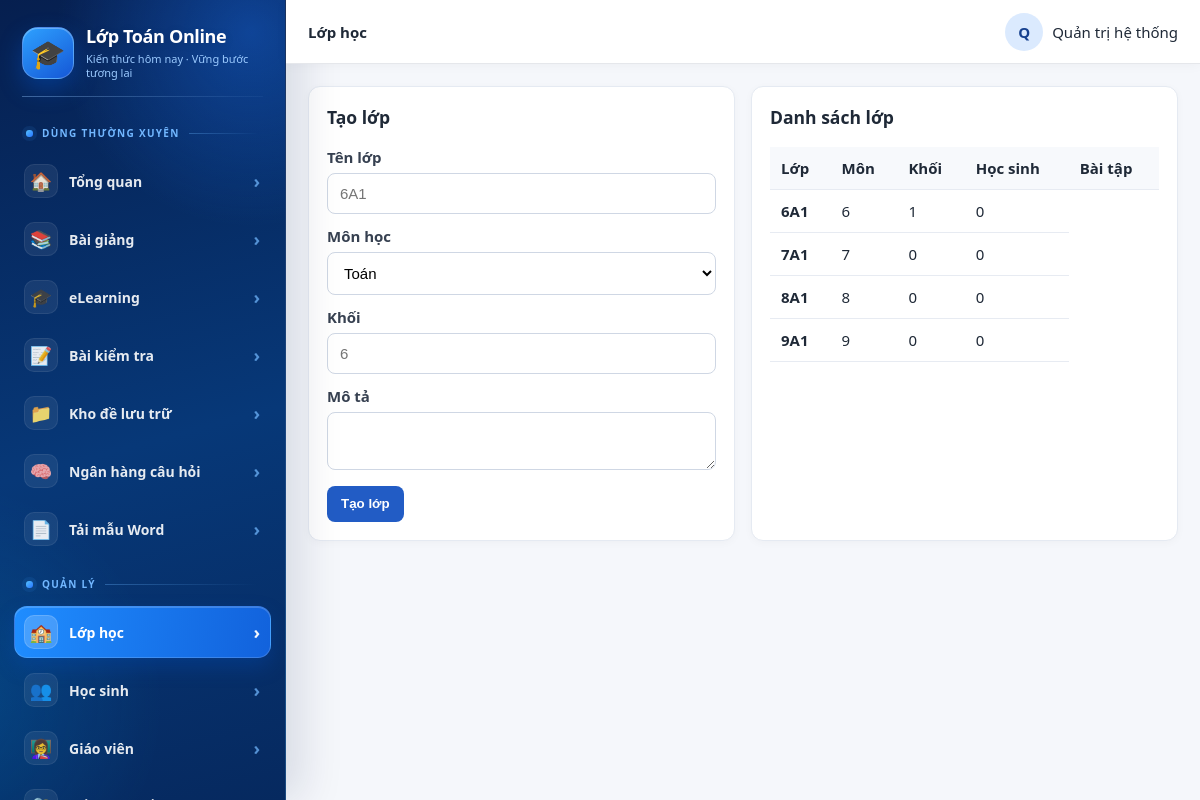
The app's page /teacher/classes (signed in) with its own data.
### app.py (models this page shows)
class SiteSetting(db.Model):
    id = db.Column(db.Integer, primary_key=True)
    owner_id = db.Column(db.Integer, db.ForeignKey('user.id'), unique=True, nullable=False)
    site_title = db.Column(db.String(150), default='Lớp Toán Online')
    teacher_label = db.Column(db.String(150), default='Giáo viên Toán')
    welcome_text = db.Column(db.Text, default='Học Toán mỗi ngày – tiến bộ mỗi ngày!')

class User(db.Model):
    id = db.Column(db.Integer, primary_key=True)
    username = db.Column(db.String(80), unique=True, nullable=False)
    email = db.Column(db.String(160), unique=True, nullable=True)
    password_hash = db.Column(db.String(255), nullable=False)
    full_name = db.Column(db.String(150), nullable=False)
    role = db.Column(db.String(20), nullable=False)
    classroom_id = db.Column(db.Integer, db.ForeignKey('classroom.id'))
    avatar = db.Column(db.String(255), default='')
    perm_classes = db.Column(db.Boolean, default=True)
    perm_students = db.Column(db.Boolean, default=True)
    perm_question_bank = db.Column(db.Boolean, default=True)
    perm_assignments = db.Column(db.Boolean, default=True)
    perm_lessons = db.Column(db.Boolean, default=True)
    perm_grades = db.Column(db.Boolean, default=True)

class Classroom(db.Model):
    id = db.Column(db.Integer, primary_key=True)
    name = db.Column(db.String(80), unique=True, nullable=False)
    grade = db.Column(db.String(20), default='')
    description = db.Column(db.Text, default='')
    teacher_id = db.Column(db.Integer, db.ForeignKey('user.id'), nullable=True)
    subject = db.Column(db.String(30), default='Toán')

### app.py (the view, shortened to what this page needs)
@app.route('/teacher/classes', methods=['GET', 'POST'])
def classes():
    if not require_perm('classes'):
        flash('Tài khoản giáo viên chưa được Admin cấp quyền sử dụng chức năng này.', 'error')
        return redirect(url_for('teacher_dashboard'))
    if not teacher_only(): return redirect(url_for('login'))
    rows = []
    for c in accessible_classes():
        acount = AssignmentClassroom.query.filter_by(classroom_id=c.id).count()
        rows.append((c, User.query.filter_by(role='student', classroom_id=c.id).count(), acount))
    return render_template('classes.html', rows=rows)

### app.py (called while the page is built, shortened)
def me():
    uid = session.get('user_id')
    return db.session.get(User, uid) if uid else None

def teacher_only():
    u = me(); return bool(u and u.role in ('teacher', 'admin'))

def has_perm(code):
    u = me()
    if not u:
        return False
    if u.role == 'admin':
        return True

def require_perm(code):
    return bool(teacher_only() and has_perm(code))

def accessible_classes():
    u = me()
    if not u: return []
    q = Classroom.query
    if u.role == 'teacher': q = q.filter(Classroom.teacher_id == u.id)
    return q.order_by(Classroom.name).all()

@app.context_processor
def ctx():
    u = me(); setting = None
    if u and u.role in ('teacher', 'admin'): setting = SiteSetting.query.filter_by(owner_id=u.id).first()
    return {'me': u, 'site_setting': setting, 'google_enabled': bool(GOOGLE_CLIENT_ID and GOOGLE_CLIENT_SECRET),
            'now': datetime.now(), 'assignment_class_names': assignment_class_names, 'assignment_status': assignment_status,
            'has_perm': has_perm}

### templates/classes.html
{% extends 'base.html' %}{% block heading %}Lớp học{% endblock %}{% block content %}<div class="grid2"><div class="card"><h3>Tạo lớp</h3><form method="post"><label>Tên lớp</label><input name="name" placeholder="6A1" required><label>Môn học</label><select name="subject"><option>Toán</option><option>Tin học</option><option>Toán tiếng Anh</option></select><label>Khối</label><input name="grade" placeholder="6"><label>Mô tả</label><textarea name="description"></textarea><button>Tạo lớp</button></form></div><div class="card"><h3>Danh sách lớp</h3><table><tr><th>Lớp</th><th>Môn</th><th>Khối</th><th>Học sinh</th><th>Bài tập</th></tr>{% for c,students,assignments in rows %}<tr><td><b>{{c.name}}</b></td><td>{{c.grade}}</td><td>{{students}}</td><td>{{assignments}}</td></tr>{% endfor %}</table></div></div>{% endblock %}

### templates/base.html (shortened to what this page needs)
<!doctype html><html lang="vi"><head><meta charset="utf-8"><meta name="viewport" content="width=device-width,initial-scale=1"><title>{% block title %}Lớp Học Online V7.2{% endblock %}</title>
</head><body>{% if me %}<div class="layout"><aside class="side">
  <div class="sidebar-inner">
    <div class="brand">
      <div class="brand-logo">🎓</div>
      <div class="brand-copy">
        <span class="brand-title">{{site_setting.site_title if site_setting else 'Lớp Toán Online Cô Chuyền'}}</span>
        <span class="brand-sub">Kiến thức hôm nay · Vững bước tương lai</span>
      </div>
    </div>
    {% if me.role in ['teacher','admin'] %}
      <div class="menu-section">Dùng thường xuyên</div>
      <a class="nav-link {% if request.path == '/teacher' %}active{% endif %}" href="/teacher">
        <span class="nav-ico">🏠</span><span class="txt">Tổng quan</span><span class="nav-arrow">›</span>
      </a>
      {% if has_perm("lessons") %}
      <a class="nav-link {% if request.path.startswith('/teacher/lessons') %}active{% endif %}" href="/teacher/lessons">
        <span class="nav-ico">📚</span><span class="txt">Bài giảng</span><span class="nav-arrow">›</span>
      </a>
      <a class="nav-link {% if request.path.startswith('/teacher/elearning') %}active{% endif %}" href="/teacher/elearning">
        <span class="nav-ico">🎓</span><span class="txt">eLearning</span><span class="nav-arrow">›</span>
      </a>
      {% endif %}
      {% if has_perm("assignments") %}
      <a class="nav-link {% if request.path.startswith('/teacher/assignment') or request.path.startswith('/teacher/assignments') %}active{% endif %}" href="/teacher/assignments/new">
        <span class="nav-ico">📝</span><span class="txt">Bài kiểm tra</span><span class="nav-arrow">›</span>
      </a>
      <a class="nav-link {% if request.path.startswith('/teacher/exam-archive') %}active{% endif %}" href="/teacher/exam-archive">
        <span class="nav-ico">📁</span><span class="txt">Kho đề lưu trữ</span><span class="nav-arrow">›</span>
      </a>
      {% endif %}
      {% if has_perm("question_bank") %}
      <a class="nav-link {% if request.path.startswith('/teacher/question-bank') %}active{% endif %}" href="/teacher/question-bank">
        <span class="nav-ico">🧠</span><span class="txt">Ngân hàng câu hỏi</span><span class="nav-arrow">›</span>
      </a>
      {% endif %}
      <a class="nav-link {% if request.path.startswith('/teacher/word-template') %}active{% endif %}" href="/teacher/word-template">
        <span class="nav-ico">📄</span><span class="txt">Tải mẫu Word</span><span class="nav-arrow">›</span>
      </a>
      <div class="menu-section">Quản lý</div>
      {% if has_perm("classes") %}
      <a class="nav-link {% if request.path.startswith('/teacher/classes') %}active{% endif %}" href="/teacher/classes">
        <span class="nav-ico">🏫</span><span class="txt">Lớp học</span><span class="nav-arrow">›</span>
      </a>
      {% endif %}
      {% if has_perm("students") %}
      <a class="nav-link {% if request.path.startswith('/teacher/students') %}active{% endif %}" href="/teacher/students">
        <span class="nav-ico">👥</span><span class="txt">Học sinh</span><span class="nav-arrow">›</span>
      </a>
      {% endif %}
      {% if me.role=='admin' %}
      <a class="nav-link {% if request.path.startswith('/admin/teachers') %}active{% endif %}" href="/admin/teachers">
        <span class="nav-ico">👩‍🏫</span><span class="txt">Giáo viên</span><span class="nav-arrow">›</span>
      </a>
      <a class="nav-link {% if request.path.startswith('/admin/change-password') %}active{% endif %}" href="/admin/change-password">
        <span class="nav-ico">🔐</span><span class="txt">Đổi mật khẩu Admin</span><span class="nav-arrow">›</span>
      </a>
      {% endif %}
    {% else %}
      <div class="menu-section">Học tập</div>
      <a class="nav-link {% if request.path.startswith('/student') %}active{% endif %}" href="/student">
        <span class="nav-ico">🏠</span><span class="txt">Trang học tập</span><span class="nav-arrow">›</span>
      </a>
    {% endif %}
  </div>
</aside><main class="main"><div class="top"><b>{% block heading %}Hệ thống học tập{% endblock %}</b><div class="profile">{% if me.avatar %}<img class="avatar" src="/media/{{me.avatar}}">{% else %}<div class="avatar">{{me.full_name[:1]}}</div>{% endif %}<span>{{me.full_name}}</span></div></div><div class="content">{% with msgs=get_flashed_messages(with_categories=true) %}{% for cat,msg in msgs %}<div class="flash {{cat}}">{{msg}}</div>{% endfor %}{% endwith %}{% block content %}{% endblock %}</div></main></div>{% else %}{% block public %}{% endblock %}{% endif %}</body></html>

### records on screen
SiteSetting: site_title "Lớp Toán Online"
User: full_name "Q", full_name "Quản trị hệ thống"
Classroom: name "6A1", grade "6", id "1", assignments "0"
Classroom: name "7A1", grade "7", students "0", assignments "0"
Classroom: name "8A1", grade "8", students "0", assignments "0"
Classroom: name "9A1", grade "9", students "0", assignments "0"
